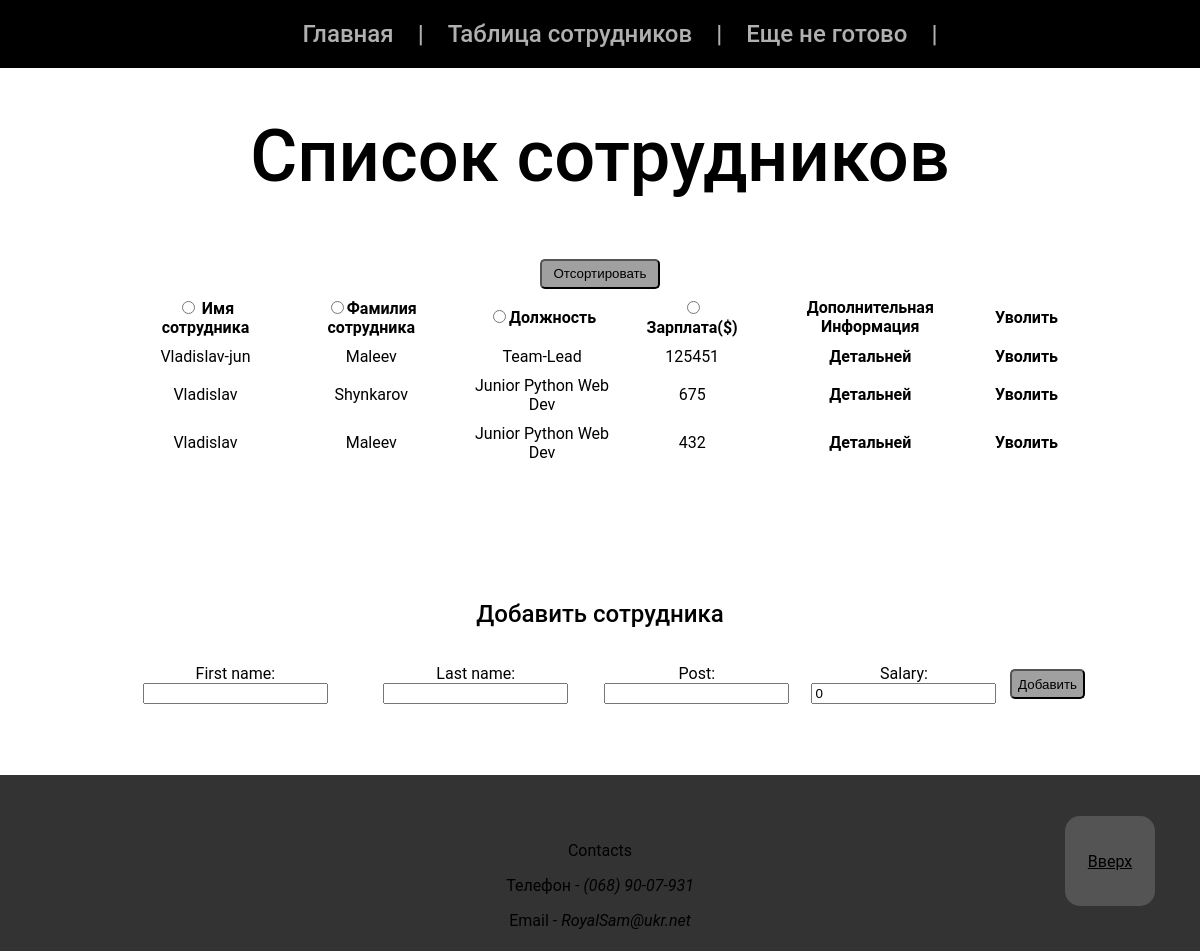
Before: /staff/ with the older database file.
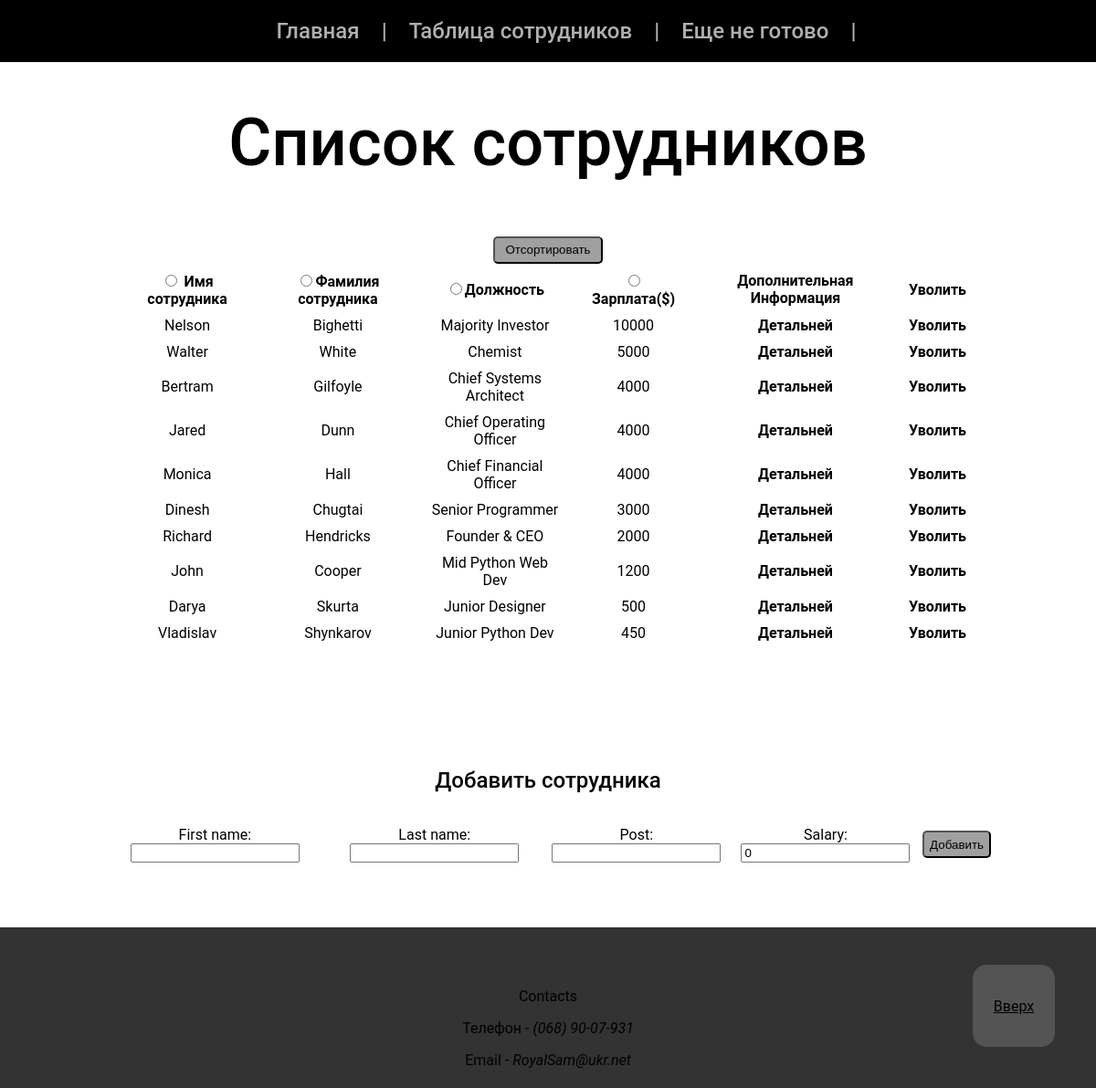
After: the same page with the newer database file.
### staff/models.py (models this page shows, shortened)
class Employee(models.Model):
    first_name = models.CharField(max_length=20)
    last_name = models.CharField(max_length=20)
    post = models.CharField(max_length=40)
    salary = models.PositiveIntegerField(default=0, blank=False)

### staff/views.py (the view, shortened to what this page needs)
# urls.py: path('', views.index, name='index'),
def index(requests):
    obj = Employee.objects.order_by('-salary')
    form = EmployeeForm()
    error = ''
    context = {
        'employee_list': obj,
        'form': form,
        'error_message': error
    }
    return render(requests, 'staff/index.html', context)

### staff/forms.py (shortened to what this page needs)
class EmployeeForm(forms.ModelForm):
    class Meta:
        model = Employee
        fields = [
            'first_name',
            'last_name',
            'post',
            'salary'
        ]

### staff/templates/staff/index.html (shortened to what this page needs)
<!DOCTYPE html>
<html lang="en">
<head>
    {% load static %}
    <link rel="stylesheet" type="text/css" href="{% static 'staff/index.css' %}">
</head>
<body>
{% include 'staff/basehead.html' %}
<main class="content">
    <section class="list__of__employer">
        <div class="container">
            <div class="emp__list">
                <h1 class="h1">Список сотрудников</h1>
                {% if employee_list %}
                    <table class="table__main">
                        <form action="." method="post"> {% csrf_token %}
                            <input type="submit" name="save" id="save" value="Отсортировать" class="button__save__top">
                            <tr>
                                <th class="th__top">
                                    <input type="radio" name="th_choice" value="first_name" id="first_name">
                                    <label for="first_name">Имя сотрудника</label></th>
                                <th class="th__top"><input type="radio" name="th_choice"
                                                           value="last_name" id="last_name"><label for="last_name">Фамилия
                                    сотрудника</label></th>
                                <th class="th__top"><input type="radio" name="th_choice" value="post"
                                                           id="post"><label for="post">Должность</label></th>
                                <th class="th__top"><input type="radio" name="th_choice" value="salary"
                                                           id="salary"> <label for="salary">Зарплата($)</label></th>
                                <th class="th__top">Дополнительная Информация</th>
                                <th class="th__top">Уволить</th>
                            </tr>
                        </form>
                        {% for emp in employee_list %}
                            <tr>
                                <td>{{ emp.first_name }}</td>
                                <td>{{ emp.last_name }}</td>
                                <td>{{ emp.post }}</td>
                                <td>{{ emp.salary }}</td>
                                <th><a href="{% url 'mpage:staff:detail' emp.id %}" class="a__main">Детальней</a></th>
                                <th><a href="{% url 'mpage:staff:dismiss' emp.id %}" class="a__main">Уволить</a></th>
                            </tr>
                        {% endfor %}
                    </table>
                {% else %}
                    <h1 class="error__m">Список сотрудников пуст</h1>
                {% endif %}
            </div>
        </div>
    </section>
    <section class="post__met">
        <div class="container">
            <div class="post__method">
                <h2 class="h2">Добавить сотрудника</h2>
                <form action="{% url 'mpage:staff:index' %}" method="post" class="form__add"> {% csrf_token %}
                    {{ form.as_p }}
                    <input type="submit" name="save" id="save" value="Добавить" class="button__save">
                </form>
            </div>
        </div>
    </section>
</main>
{% include 'staff/basefootler.html' %}
</body>
</html>

### staff/templates/staff/basehead.html
<div class="page">
    <a href="#" title="Вернуться к началу страницы" class="top"><p class="p__top">Вверх</p></a>
    <header class="header">
        <section class="header">
            <div class="container">
                <div class="header__inner">
                    <nav class="nav">
                        <ul>
                            <li class="nav__link__main"><a href="{% url 'mpage:index' %}" class="a__head">Главная</a>
                            </li>
                            <li class="nav__link">|</li>
                            <li class="nav__link__main"><a href="{% url 'mpage:staff:index' %}" class="a__head">Таблица
                                сотрудников</a></li>
                            <li class="nav__link">|</li>
                            <li class="nav__link__main">Еще не готово</li>
                            <li class="nav__link">|</li>
                        </ul>
                    </nav>
                </div>
            </div>
        </section>
    </header>

### staff/templates/staff/basefootler.html
<footer class="footer">
        <div class="container">
            <div class="div__footer">
                <p class="li__text">Contacts</p>
                <p class="li__text"> Телефон - <em onclick="copy(this)">(068) 90-07-931</em></p>
                <p class="li__text">Email - <em onclick="copy(this)">RoyalSam@ukr.net</em></p>
            </div>
        </div>
    </footer>
</div>

### staff/static/staff/index.css (style rules this page uses)
.header { position: fixed; width: 100%; left: 0; top: 0; right: 0; margin: 0 auto; background: black; }
.content { flex: 1 1 auto; }
.top { width: 90px; height: 90px; position: fixed; right: 45px; bottom: 45px; color: #000000; display: flex; background-color: rgba(119, 119, 119, 0.5); border-radius: 15px; justify-content: center; align-items: center; transition: all 0.3s ease-in; }
.nav__link, .nav__link__main { font-family: Roboto, serif; font-style: normal; font-weight: 500; font-size: 24px; line-height: 36px; text-align: center; display: inline-block; color: #b0b0b0; margin: 0 10px; transition: all 0.3s ease-in; }
* { box-sizing: border-box; }
.header__inner { display: flex; align-items: center; justify-content: center; }
.page { display: flex; flex-direction: column; min-height: 100vh; }
.container { width: 100%; max-width: 1219px; padding-left: 55px; padding-right: 55px; margin-left: auto; margin-right: auto; }
body { font-family: Roboto, serif; font-style: normal; margin: 0 auto; }
.h1 { color: #000000; font-weight: 500; font-size: 72px; line-height: 84px; text-align: center; }
.h2 { color: #000000; font-weight: 500; text-align: center; }
.a__main { color: #000000; text-decoration: none; transition: all 0.3s ease-in; }
.a__head { color: #b0b0b0; text-decoration: none; transition: all 0.3s ease-in; }
.footer { margin: 0 auto; height: 176px; width: 100%; padding-top: 50px; background-color: #333; text-align: center; align-items: center; }
.li__text { color: #000000; transition: color 0.3s ease-in; }
.list__of__employer { padding: 55px 5%; display: flex; text-align: center; }
.table__main { display: flex; justify-content: center; border-spacing: 26px 8px; }
.post__met { padding: 55px 5%; }
.form__add { display: flex; flex-flow: row; align-items: center; justify-content: space-between; text-align: center; }
.button__save { color: #000000; background-color: #a0a0a0; border-radius: 5px; width: 75px; height: 30px; transition: background-color 0.3s ease-in; }
.button__save__top { color: #000000; background-color: #a0a0a0; border-radius: 5px; width: 120px; height: 30px; transition: background-color 0.3s ease-in; }

Changed rows visible on the page:
removed Employee: first_name "Vladislav-jun", last_name "Maleev", post "Team-Lead", salary "125451"
removed Employee: first_name "Vladislav", last_name "Shynkarov", post "Junior Python Web Dev", salary "675"
removed Employee: first_name "Vladislav", last_name "Maleev", post "Junior Python Web Dev", salary "432"
added Employee: first_name "Nelson", last_name "Bighetti", post "Majority Investor", salary "10000"
added Employee: first_name "Walter", last_name "White", post "Сhemist", salary "5000"
added Employee: first_name "Bertram", last_name "Gilfoyle", post "Chief Systems Architect", salary "4000"
added Employee: first_name "Jared", last_name "Dunn", post "Chief Operating Officer", salary "4000"
added Employee: first_name "Monica", last_name "Hall", post "Chief Financial Officer", salary "4000"
added Employee: first_name "Dinesh", last_name "Chugtai", post "Senior Programmer", salary "3000"
added Employee: first_name "Richard", last_name "Hendricks", post "Founder & CEO", salary "2000"
added Employee: first_name "John", last_name "Cooper", post "Mid Python Web Dev", salary "1200"
added Employee: first_name "Darya", last_name "Skurta", post "Junior Designer", salary "500"
added Employee: first_name "Vladislav", last_name "Shynkarov", post "Junior Python Dev", salary "450"
